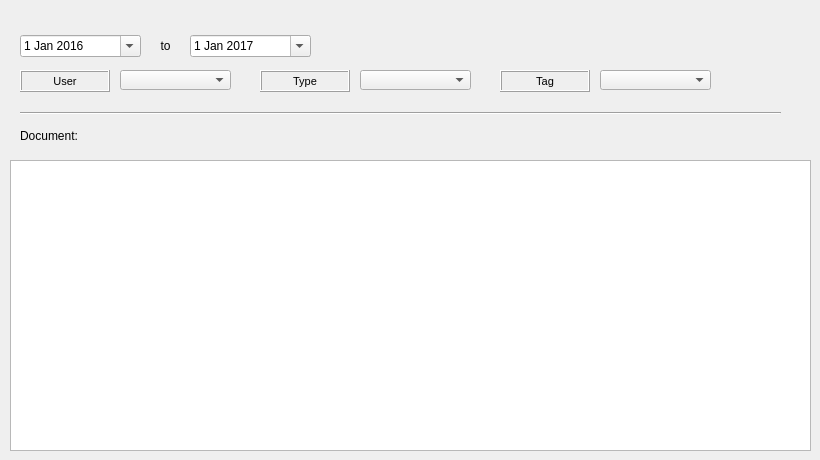
   <widget class="QWidget" name="page_document">
    <attribute name="title">
     <string>Document</string>
    </attribute>
    <widget class="QLabel" name="label_cat_doc_type">
     <property name="geometry">
      <rect>
       <x>260</x>
       <y>70</y>
       <width>90</width>
       <height>22</height>
      </rect>
     </property>
     <property name="font">
      <font>
       <pointsize>8</pointsize>
      </font>
     </property>
     <property name="frameShape">
      <enum>QFrame::Box</enum>
     </property>
     <property name="frameShadow">
      <enum>QFrame::Raised</enum>
     </property>
     <property name="text">
      <string>Type</string>
     </property>
     <property name="textFormat">
      <enum>Qt::AutoText</enum>
     </property>
     <property name="scaledContents">
      <bool>false</bool>
     </property>
     <property name="alignment">
      <set>Qt::AlignCenter</set>
     </property>
     <property name="margin">
      <number>3</number>
     </property>
    </widget>
    <widget class="Line" name="line_11">
     <property name="geometry">
      <rect>
       <x>20</x>
       <y>105</y>
       <width>761</width>
       <height>16</height>
      </rect>
     </property>
     <property name="orientation">
      <enum>Qt::Horizontal</enum>
     </property>
    </widget>
    <widget class="QLabel" name="label_doc_user">
     <property name="geometry">
      <rect>
       <x>20</x>
       <y>70</y>
       <width>90</width>
       <height>22</height>
      </rect>
     </property>
     <property name="font">
      <font>
       <pointsize>8</pointsize>
      </font>
     </property>
     <property name="frameShape">
      <enum>QFrame::Box</enum>
     </property>
     <property name="frameShadow">
      <enum>QFrame::Raised</enum>
     </property>
     <property name="text">
      <string>User</string>
     </property>
     <property name="textFormat">
      <enum>Qt::AutoText</enum>
     </property>
     <property name="scaledContents">
      <bool>false</bool>
     </property>
     <property name="alignment">
      <set>Qt::AlignCenter</set>
     </property>
     <property name="margin">
      <number>3</number>
     </property>
    </widget>
    <widget class="QComboBox" name="doc_user">
     <property name="geometry">
      <rect>
       <x>120</x>
       <y>70</y>
       <width>111</width>
       <height>20</height>
      </rect>
     </property>
    </widget>
    <widget class="QDateEdit" name="date_document_from">
     <property name="geometry">
      <rect>
       <x>20</x>
       <y>35</y>
       <width>121</width>
       <height>22</height>
      </rect>
     </property>
     <property name="date">
      <date>
       <year>2016</year>
       <month>1</month>
       <day>1</day>
      </date>
     </property>
     <property name="calendarPopup">
      <bool>true</bool>
     </property>
    </widget>
    <widget class="QLabel" name="label_documents">
     <property name="geometry">
      <rect>
       <x>20</x>
       <y>125</y>
       <width>90</width>
       <height>22</height>
      </rect>
     </property>
     <property name="font">
      <font>
       <pointsize>9</pointsize>
      </font>
     </property>
     <property name="frameShape">
      <enum>QFrame::NoFrame</enum>
     </property>
     <property name="frameShadow">
      <enum>QFrame::Plain</enum>
     </property>
     <property name="text">
      <string>Document:</string>
     </property>
     <property name="textFormat">
      <enum>Qt::AutoText</enum>
     </property>
     <property name="scaledContents">
      <bool>false</bool>
     </property>
     <property name="alignment">
      <set>Qt::AlignLeading|Qt::AlignLeft|Qt::AlignVCenter</set>
     </property>
     <property name="margin">
      <number>3</number>
     </property>
    </widget>
    <widget class="QDateEdit" name="date_document_to">
     <property name="geometry">
      <rect>
       <x>190</x>
       <y>35</y>
       <width>121</width>
       <height>22</height>
      </rect>
     </property>
     <property name="date">
      <date>
       <year>2017</year>
       <month>1</month>
       <day>1</day>
      </date>
     </property>
     <property name="calendarPopup">
      <bool>true</bool>
     </property>
    </widget>
    <widget class="QComboBox" name="cat_doc_type">
     <property name="geometry">
      <rect>
       <x>360</x>
       <y>70</y>
       <width>111</width>
       <height>20</height>
      </rect>
     </property>
    </widget>
    <widget class="QLabel" name="label_to">
     <property name="geometry">
      <rect>
       <x>150</x>
       <y>35</y>
       <width>31</width>
       <height>22</height>
      </rect>
     </property>
     <property name="font">
      <font>
       <pointsize>9</pointsize>
      </font>
     </property>
     <property name="frameShape">
      <enum>QFrame::NoFrame</enum>
     </property>
     <property name="frameShadow">
      <enum>QFrame::Raised</enum>
     </property>
     <property name="text">
      <string>to</string>
     </property>
     <property name="textFormat">
      <enum>Qt::AutoText</enum>
     </property>
     <property name="scaledContents">
      <bool>false</bool>
     </property>
     <property name="alignment">
      <set>Qt::AlignCenter</set>
     </property>
     <property name="margin">
      <number>3</number>
     </property>
    </widget>
    <widget class="QLabel" name="label_doc_tag">
     <property name="geometry">
      <rect>
       <x>500</x>
       <y>70</y>
       <width>90</width>
       <height>22</height>
      </rect>
     </property>
     <property name="font">
      <font>
       <pointsize>8</pointsize>
      </font>
     </property>
     <property name="frameShape">
      <enum>QFrame::Box</enum>
     </property>
     <property name="frameShadow">
      <enum>QFrame::Raised</enum>
     </property>
     <property name="text">
      <string>Tag</string>
     </property>
     <property name="textFormat">
      <enum>Qt::AutoText</enum>
     </property>
     <property name="scaledContents">
      <bool>false</bool>
     </property>
     <property name="alignment">
      <set>Qt::AlignCenter</set>
     </property>
     <property name="margin">
      <number>3</number>
     </property>
    </widget>
    <widget class="QComboBox" name="doc_tag">
     <property name="geometry">
      <rect>
       <x>600</x>
       <y>70</y>
       <width>111</width>
       <height>20</height>
      </rect>
     </property>
    </widget>
    <widget class="QTableView" name="tbl_document">
     <property name="geometry">
      <rect>
       <x>10</x>
       <y>160</y>
       <width>801</width>
       <height>291</height>
      </rect>
     </property>
     <property name="sizePolicy">
      <sizepolicy hsizetype="MinimumExpanding" vsizetype="MinimumExpanding">
       <horstretch>0</horstretch>
       <verstretch>0</verstretch>
      </sizepolicy>
     </property>
    </widget>
   </widget>
